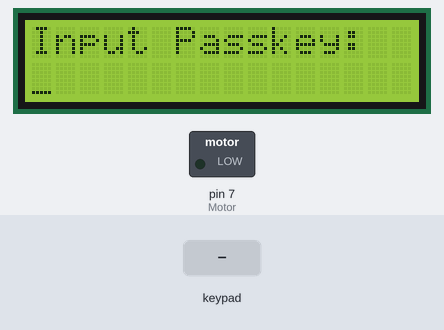
Bench run of a sketch on a simulated Arduino Uno, built with avr-gcc and run on an emulated ATmega328P. On the bench: 16×2 character LCD, switched loads named in the sketch (green lamp = pin HIGH). Inputs (shaded band) come from the test bench.

Above: at 1.2 s.
1.3 s: keypad keys 1 3 4 6 # pressed 0.4 s apart
At 3.7 s:
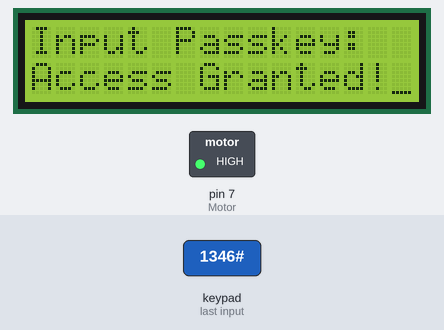
4.8 s: keypad keys 1 3 9 7 # pressed 0.4 s apart
At 8.5 s:
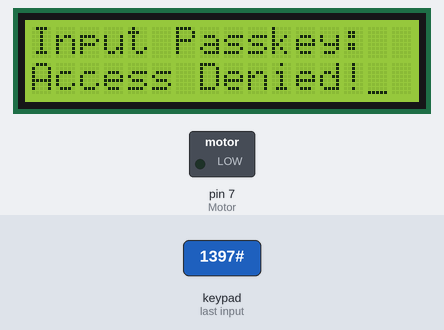
9.8 s: key '#' pressed
12.8 s: key '1' pressed
At 13.4 s:
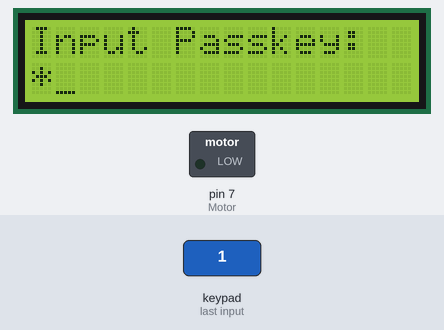
14.3 s: key '2' pressed
At 15.7 s:
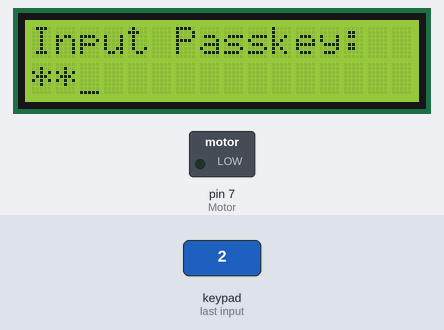
Timing chart, 0 to 16.8 s (numbered marks = the images above; inputs shaded):
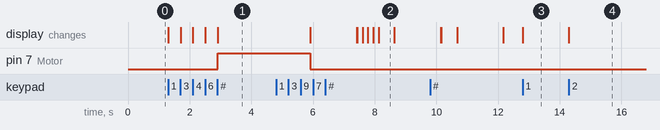

The sketch:

password_door_lock.ino
```cpp
#include <Keypad.h>
#include <LiquidCrystal.h>
#include <string.h>

LiquidCrystal lcd (13, 12, 11, 10, 9, 8);
const byte ROWS = 4;
const byte COLS = 3;

char hexaKeys[ ROWS ][ COLS ] = {
  {'1', '2', '3'},
  {'4', '5', '6'},
  {'7', '8', '9'},
  {'*', '0', '#'}
};

byte rowPins[ ROWS ] = {0, 1, 2, 3};
byte colPins[ COLS ] = {4, 5, 6};

Keypad customKeypad = Keypad ( makeKeymap(hexaKeys), rowPins, colPins, ROWS, COLS);
const int Motor = 7;
char keycount = 0;
char code [5];
char passCode[5] = "1346";

void setup() {
  // put your setup code here, to run once:
  pinMode(Motor, OUTPUT);
  lcd.begin(16, 2);
  lcd.print("Input Passkey:");
  lcd.setCursor(0, 1);
  lcd.cursor();
  digitalWrite(Motor, LOW);
}

void loop() {
  // put your main code here, to run repeatedly:
  char customKey = customKeypad.getKey();
  if (customKey && (keycount < 4) && (customKey != '*') && (customKey != '#')) {
    lcd.print("*");
    code[keycount] = customKey;
    keycount++;
  }
  code[4] = '\0';
  if (customKey == '*')
  {
    Lock();
  }
  if (customKey == '#')
  {
    if (strcmp(code, passCode) == 0)
    {
      refresh();
      lcd.print("Access Granted!");
      digitalWrite(Motor, HIGH);
      delay(3000);
      Lock();
    }
    else
    {
      refresh();
      lcd.print("Access Denied!");
      delay(500);
      Lock();
    }
  }
}

void Lock ()
{
  digitalWrite(Motor, LOW);
  refresh();
  lcd.print("Door Locked");
  delay(1500);
  refresh();
  keycount = 0;
}


void refresh ()
{
  lcd.clear();
  lcd.print("Input Passkey:");
  lcd.setCursor(0, 1);
}
```

Measured:
- after the input at 1.3 s, pin 7 (Motor): LOW → HIGH after 1.6 s; the display: first changes at once (image 1 shows a later state)
- after the input at 4.8 s, the display: first differs from a run without the input after 2.6 s (image 2 shows a later state)
- after the input at 12.8 s, the display: changes at once (image 3)
- after the input at 14.3 s, the display: changes at once (image 4)
- what the display in image 2 shows lasts 0.5 s, from 8.1 s to 8.6 s
